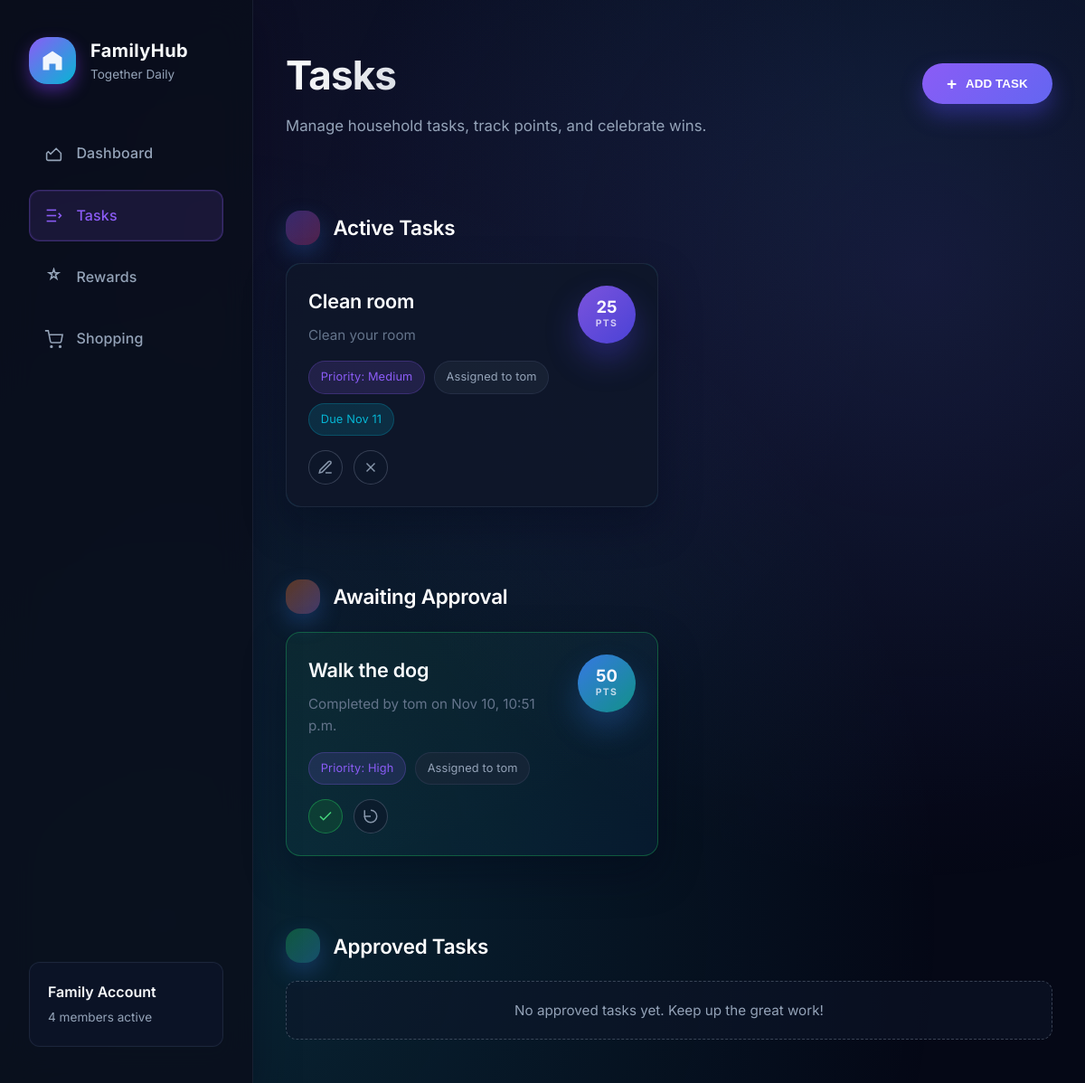
Page /tasks/ (signed in) on the earlier database version.
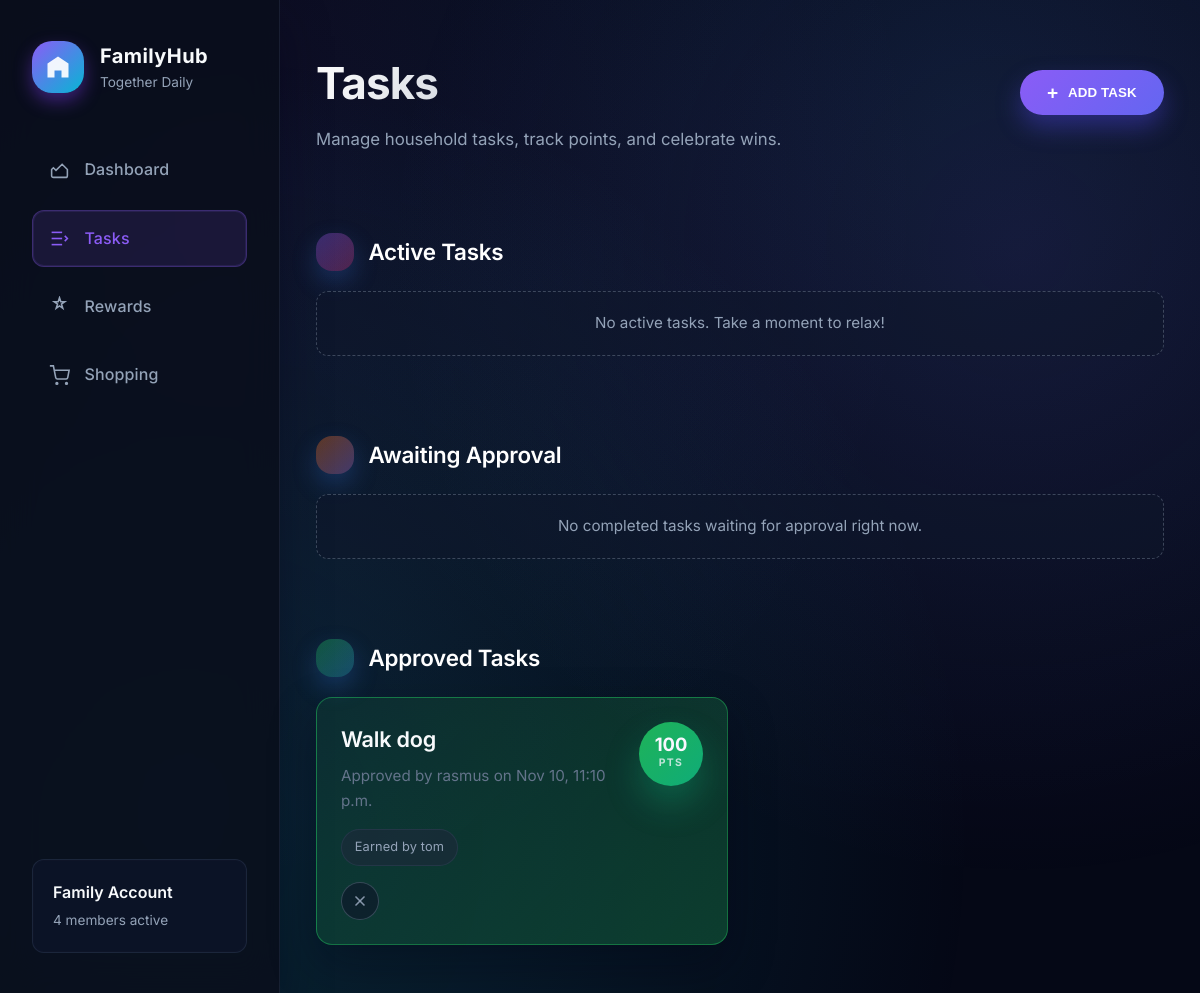
Same page on the later database version.
### a_tasks/models.py (models this page shows, shortened)
class Task(models.Model):
    PRIORITY_LOW = 0
    PRIORITY_MEDIUM = 1
    PRIORITY_HIGH = 2
    PRIORITY_CHOICES = [
        (PRIORITY_LOW, 'Low'),
        (PRIORITY_MEDIUM, 'Medium'),
        (PRIORITY_HIGH, 'High'),
    ]
    name = models.CharField(max_length=255)
    description = models.TextField(blank=True)
    family = models.ForeignKey(Family, on_delete=models.CASCADE, related_name='tasks')
    assigned_to = models.ForeignKey(
        User,
        on_delete=models.SET_NULL,
        related_name='tasks_assigned',
        null=True,
        blank=True,
    )
    created_by = models.ForeignKey(User, on_delete=models.CASCADE, related_name='tasks_created')
    completed = models.BooleanField(default=False)
    completed_by = models.ForeignKey(
        User,
        on_delete=models.SET_NULL,
        related_name='tasks_completed',
        null=True,
        blank=True,
    )
    approved = models.BooleanField(default=False)
    approved_by = models.ForeignKey(
        User,
        on_delete=models.SET_NULL,
        related_name='tasks_approved',
        null=True,
        blank=True,
    )
    due_date = models.DateField(null=True, blank=True)
    priority = models.IntegerField(default=PRIORITY_LOW, choices=PRIORITY_CHOICES)
    points = models.PositiveIntegerField(default=0)
    completed_at = models.DateTimeField(null=True, blank=True)
    approved_at = models.DateTimeField(null=True, blank=True)
    created_at = models.DateTimeField(auto_now_add=True)
    updated_at = models.DateTimeField(auto_now=True)
    class Meta:
        ordering = ['-priority', 'due_date', 'name']

### a_tasks/views.py (the view, shortened to what this page needs)
# urls.py: path('', views.index, name='landing_index'),
@login_required
def index(request):
    user = request.user
    family = _get_family_for_user(user)
    profile = getattr(user, "family_profile", None)
    if profile is None and family and family.owner_id == user.id:
        profile = _get_or_create_profile(user, default_role=UserProfile.ROLE_PARENT)
    role = profile.role if profile else (UserProfile.ROLE_PARENT if family and family.owner_id == user.id else None)
    is_parent = role == UserProfile.ROLE_PARENT
    is_child = role == UserProfile.ROLE_CHILD
    if family:
        tasks_qs = Task.objects.filter(family=family).select_related(
            "assigned_to__family_profile",
            "created_by__family_profile",
            "completed_by__family_profile",
            "approved_by__family_profile",
        )
        active_tasks = list(tasks_qs.filter(completed=False))
        pending_tasks = list(tasks_qs.filter(completed=True, approved=False))
        approved_tasks = list(tasks_qs.filter(approved=True))
        for task in itertools.chain(active_tasks, pending_tasks, approved_tasks):
            task.can_child_complete = is_child and (task.assigned_to_id is None or task.assigned_to_id == user.id)
        family_members_qs = family.members.select_related("family_profile")
        member_ids = set(family_members_qs.values_list("id", flat=True))
        if family.owner_id not in member_ids:
            from django.contrib.auth import get_user_model
            UserModel = get_user_model()
            owner_qs = UserModel.objects.filter(id=family.owner_id).select_related("family_profile")
            family_members = list(family_members_qs) + list(owner_qs)
        else:
            family_members = list(family_members_qs)
    else:
        active_tasks = []
        pending_tasks = []
        approved_tasks = []
        family_members = []
    context = {
        "family": family,
        "profile": profile,
        "role": role,
        "is_parent": is_parent,
        "is_child": is_child,
        "has_family": family is not None,
        "family_members": family_members,
        "active_tasks": active_tasks,
        "pending_tasks": pending_tasks,
        "approved_tasks": approved_tasks,
    }
    return render(request, "a_tasks/index.html", context)

### a_tasks/views.py (called while the page is built)
def _get_family_for_user(user):
    family = None
    if hasattr(user, "families"):
        family = user.families.first()
    if family is None:
        family = Family.objects.filter(owner=user).first()
    return family

### templates/a_tasks/index.html (shortened to what this page needs)
{% extends "base.html" %}
{% block nav_tasks_active %} active{% endblock %}
{% block content %}
  <div class="page-container">
    <header class="page-header">
      <div>
        <h1 class="page-title">Tasks</h1>
        {% if has_family %}
          <p class="page-subtitle">
            Manage household tasks, track points, and celebrate wins.
          </p>
        {% else %}
          <p class="page-subtitle">Create or join a family to start assigning tasks.</p>
        {% endif %}
      </div>
      {% if is_parent %}
        <div class="task-toolbar">
          <button type="button" class="primary-button" data-open-task-modal="create">
            <span aria-hidden="true">+</span>
            <span>Add Task</span>
          </button>
        </div>
      {% endif %}
    </header>
    {% if not has_family %}
      <section class="empty-state">
        <p>No family connected yet. Once you create or join one, you can start managing tasks.</p>
      </section>
    {% else %}
      <section class="task-section">
        <header class="list-section-header">
          <span class="list-section-icon need-icon" aria-hidden="true"></span>
          <h2>Active Tasks</h2>
        </header>
        <div class="task-grid">
          {% if active_tasks %}
            {% for task in active_tasks %}
              <article class="task-card priority-{{ task.priority }}">
                <div class="task-card-header">
                  <div>
                    <h3 class="task-name">{{ task.name }}</h3>
                    {% if task.description %}
                      <p class="task-description">{{ task.description }}</p>
                    {% endif %}
                  </div>
                  <span class="task-points points-chip">
                    <span class="points-value">{{ task.points }}</span>
                    <span class="points-label">pts</span>
                  </span>
                </div>
                <div class="task-meta">
                  <span class="task-badge priority">Priority: {{ task.get_priority_display }}</span>
                  <span class="task-badge assigned">
                    {% if task.assigned_to %}
                      Assigned to {{ task.assigned_to.get_full_name|default:task.assigned_to.username }}
                    {% else %}
                      Open task • any child can complete
                    {% endif %}
                  </span>
                  {% if task.due_date %}
                    <span class="task-badge due">Due {{ task.due_date|date:"M j" }}</span>
                  {% endif %}
                </div>
                <div class="task-actions">
                  {% if is_parent %}
                    <button
                      type="button"
                      class="icon-button"
                      data-open-task-modal="edit"
                      data-task-id="{{ task.id }}"
                      data-task-name="{{ task.name|escape }}"
                      data-task-description="{{ task.description|default_if_none:''|escape }}"
                      data-task-assigned="{{ task.assigned_to_id|default:'' }}"
                      data-task-points="{{ task.points }}"
                      data-task-priority="{{ task.priority }}"
                      data-task-due="{{ task.due_date|date:'Y-m-d'|default_if_none:'' }}"
                    >
                      <svg viewBox="0 0 24 24" aria-hidden="true">
                        <path d="M12 20h9"></path>
                        <path d="M16.5 3.5a2.121 2.121 0 0 1 3 3L7 19l-4 1 1-4Z"></path>
                      </svg>
                    </button>
                    <form method="post" class="icon-form">
                      <button type="submit" class="icon-button" aria-label="Delete {{ task.name }}">
                        <svg viewBox="0 0 24 24" aria-hidden="true">
                          <line x1="18" y1="6" x2="6" y2="18"></line>
                          <line x1="6" y1="6" x2="18" y2="18"></line>
                        </svg>
                      </button>
                    </form>
                  {% endif %}
                </div>
              </article>
            {% endfor %}
          {% else %}
            <p class="empty-state full-row">No active tasks. Take a moment to relax!</p>
          {% endif %}
        </div>
      </section>
      <section class="task-section">
        <header class="list-section-header">
          <span class="list-section-icon accent-icon" aria-hidden="true"></span>
          <h2>Awaiting Approval</h2>
        </header>
        <div class="task-grid">
          {% if pending_tasks %}
            {% for task in pending_tasks %}
              <article class="task-card awaiting">
                <div class="task-card-header">
                  <div>
                    <h3 class="task-name">{{ task.name }}</h3>
                    <p class="task-description">
                      Completed by {{ task.completed_by.get_full_name|default:task.completed_by.username }}
                      on {{ task.completed_at|date:"M j, g:i a" }}
                    </p>
                  </div>
                  <span class="task-points points-chip">
                    <span class="points-value">{{ task.points }}</span>
                    <span class="points-label">pts</span>
                  </span>
                </div>
                <div class="task-meta">
                  <span class="task-badge priority">Priority: {{ task.get_priority_display }}</span>
                  <span class="task-badge assigned">
                    {% if task.assigned_to %}
                      Assigned to {{ task.assigned_to.get_full_name|default:task.assigned_to.username }}
                    {% else %}
                      Open task • completed by {{ task.completed_by.get_full_name|default:task.completed_by.username }}
                    {% endif %}
                  </span>
                </div>
                <div class="task-actions">
                  {% if is_parent %}
                    <form method="post" class="icon-form">
                      <button type="submit" class="icon-button success" aria-label="Approve {{ task.name }}">
                        <svg viewBox="0 0 24 24" aria-hidden="true">
                          <polyline points="20 6 9 17 4 12"></polyline>
                        </svg>
                      </button>
                    </form>
                    <form method="post" class="icon-form">
                      <button type="submit" class="icon-button" aria-label="Reopen {{ task.name }}">
                        <svg viewBox="0 0 24 24" aria-hidden="true">
                          <path d="M3 12a9 9 0 1 0 9-9"></path>
                          <polyline points="3 3 3 12 12 12"></polyline>
                        </svg>
                      </button>
                    </form>
                  {% endif %}
                </div>
              </article>
            {% endfor %}
          {% else %}
            <p class="empty-state full-row">No completed tasks waiting for approval right now.</p>
          {% endif %}
        </div>
      </section>
      <section class="task-section">
        <header class="list-section-header">
          <span class="list-section-icon cart-icon" aria-hidden="true"></span>
          <h2>Approved Tasks</h2>
        </header>
        <div class="task-grid">
          {% if approved_tasks %}
            {% for task in approved_tasks %}
              <article class="task-card approved">
                <div class="task-card-header">
                  <div>
                    <h3 class="task-name">{{ task.name }}</h3>
                    <p class="task-description">
                      Approved by {{ task.approved_by.get_full_name|default:task.approved_by.username }}
                      on {{ task.approved_at|date:"M j, g:i a" }}
                    </p>
                  </div>
                  <span class="task-points points-chip">
                    <span class="points-value">{{ task.points }}</span>
                    <span class="points-label">pts</span>
                  </span>
                </div>
                <div class="task-meta">
                  <span class="task-badge assigned">
                    {% with winner=task.assigned_to|default:task.completed_by %}
                      Earned by {{ winner.get_full_name|default:winner.username }}
                    {% endwith %}
                  </span>
                </div>
                {% if is_parent %}
                  <div class="task-actions">
                    <form method="post" class="icon-form">
                      <button type="submit" class="icon-button" aria-label="Delete {{ task.name }}">
                        <svg viewBox="0 0 24 24" aria-hidden="true">
                          <line x1="18" y1="6" x2="6" y2="18"></line>
                          <line x1="6" y1="6" x2="18" y2="18"></line>
                        </svg>
                      </button>
                    </form>
                  </div>
                {% endif %}
              </article>
            {% endfor %}
          {% else %}
            <p class="empty-state full-row">No approved tasks yet. Keep up the great work!</p>
          {% endif %}
        </div>
      </section>
    {% endif %}
  </div>
{% endblock %}

### templates/base.html (shortened to what this page needs)
{% load static %}
<!DOCTYPE html>
<html lang="en">
  <head>
    <link rel="stylesheet" href="{% static 'styles.css' %}">
  </head>
  <body>
    <div class="background-glow"></div>
    <div class="app-shell">
      <aside class="sidebar">
        <div class="sidebar-header">
          <div class="sidebar-logo">
            <svg viewBox="0 0 24 24" aria-hidden="true">
              <path d="M12 3L3 9v12h6v-6h6v6h6V9z"></path>
            </svg>
          </div>
          <div>
            <div class="sidebar-brand">FamilyHub</div>
            <div class="sidebar-tagline">Together Daily</div>
          </div>
        </div>
        <nav class="sidebar-nav">
          <a class="nav-link{% block nav_dashboard_active %}{% endblock %}" href="{% url 'a_dashboard:dashboard' %}">
            <svg viewBox="0 0 24 24" aria-hidden="true">
              <path d="M3 12l2-2 3 3 7-7 6 6v7a2 2 0 0 1-2 2H5a2 2 0 0 1-2-2z"></path>
            </svg>
            <span>Dashboard</span>
          </a>
          <a class="nav-link{% block nav_tasks_active %}{% endblock %}" href="{% url 'a_tasks:index' %}">
            <svg viewBox="0 0 24 24" aria-hidden="true">
              <path d="M3 5h12"></path>
              <path d="M3 12h12"></path>
              <path d="M3 19h12"></path>
              <path d="M18 9l3 3-3 3"></path>
            </svg>
            <span>Tasks</span>
          </a>
          <a class="nav-link{% block nav_rewards_active %}{% endblock %}" href="{% url 'a_rewards:index' %}">
            <svg viewBox="0 0 24 24" aria-hidden="true">
              <path d="M12 2l1.5 4.5H18l-3.75 2.7L15.75 14 12 11.4 8.25 14l1.5-4.8L6 6.5h4.5z"></path>
            </svg>
            <span>Rewards</span>
          </a>
          <a class="nav-link{% block nav_shopping_active %}{% endblock %}" href="{% url 'a_shopping:index' %}">
            <svg viewBox="0 0 24 24" aria-hidden="true">
              <circle cx="9" cy="21" r="1"></circle>
              <circle cx="20" cy="21" r="1"></circle>
              <path d="M1 1h4l2.68 13.39a2 2 0 0 0 2 1.61h9.72a2 2 0 0 0 2-1.61L23 6H6"></path>
            </svg>
            <span>Shopping</span>
          </a>
        </nav>
        <div class="sidebar-footer">
          <div class="sidebar-footer-title">Family Account</div>
          <div class="sidebar-footer-meta">4 members active</div>
        </div>
      </aside>
      <main class="main-content">
        {% block content %}{% endblock %}
      </main>
    </div>
  </body>
</html>

Differences in the rows shown:
removed Task: name "Clean room", description "Clean your room", points "25", priority "Medium", assigned_to.get_full_name "tom", due_date "Nov 11", shown under "Active Tasks"
removed Task: name "Walk the dog", completed_by.get_full_name "tom", completed_at "Nov 10, 10:51 p.m.", points "50", priority "High", assigned_to.get_full_name "tom", shown under "Awaiting Approval"
added Task: name "Walk dog", approved_by.get_full_name "rasmus", approved_at "Nov 10, 11:10 p.m.", points "100", get_full_name "tom", shown under "Approved Tasks"
Other differences:
text no longer shown: "No approved tasks yet. Keep up the great work!"
text now shown: "No active tasks. Take a moment to relax! No completed tasks waiting for approval right now."
